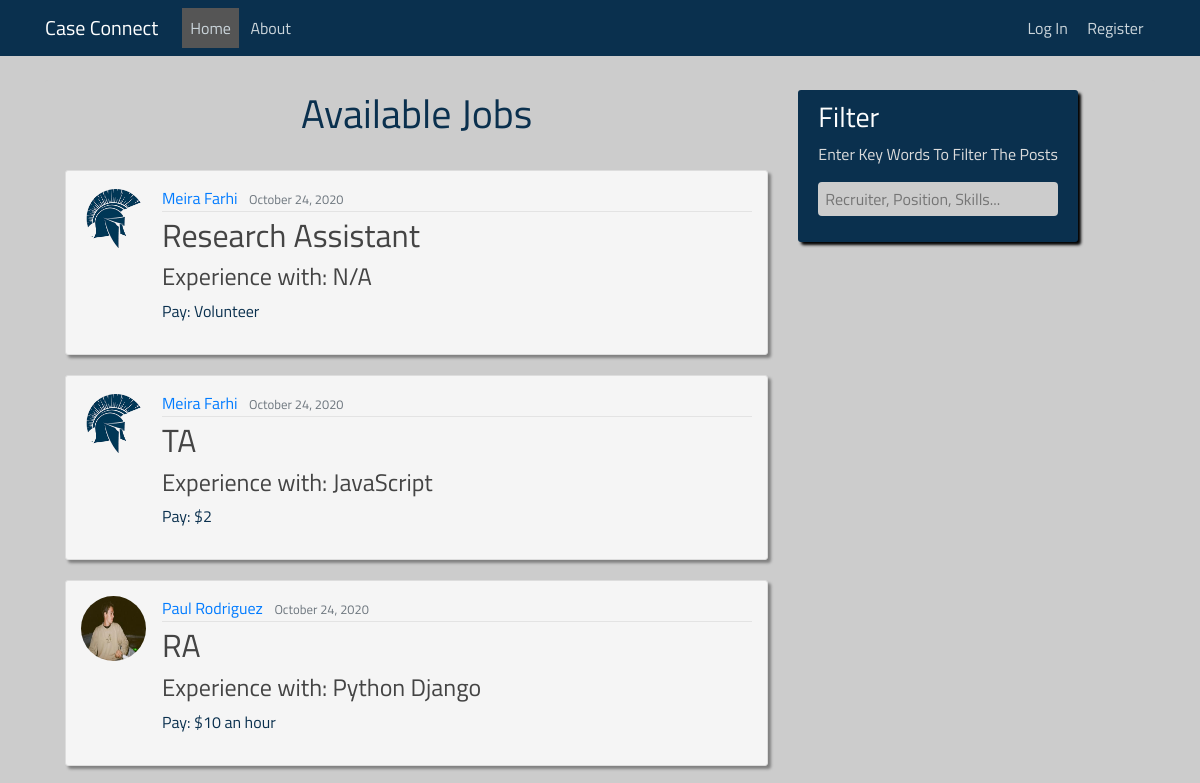
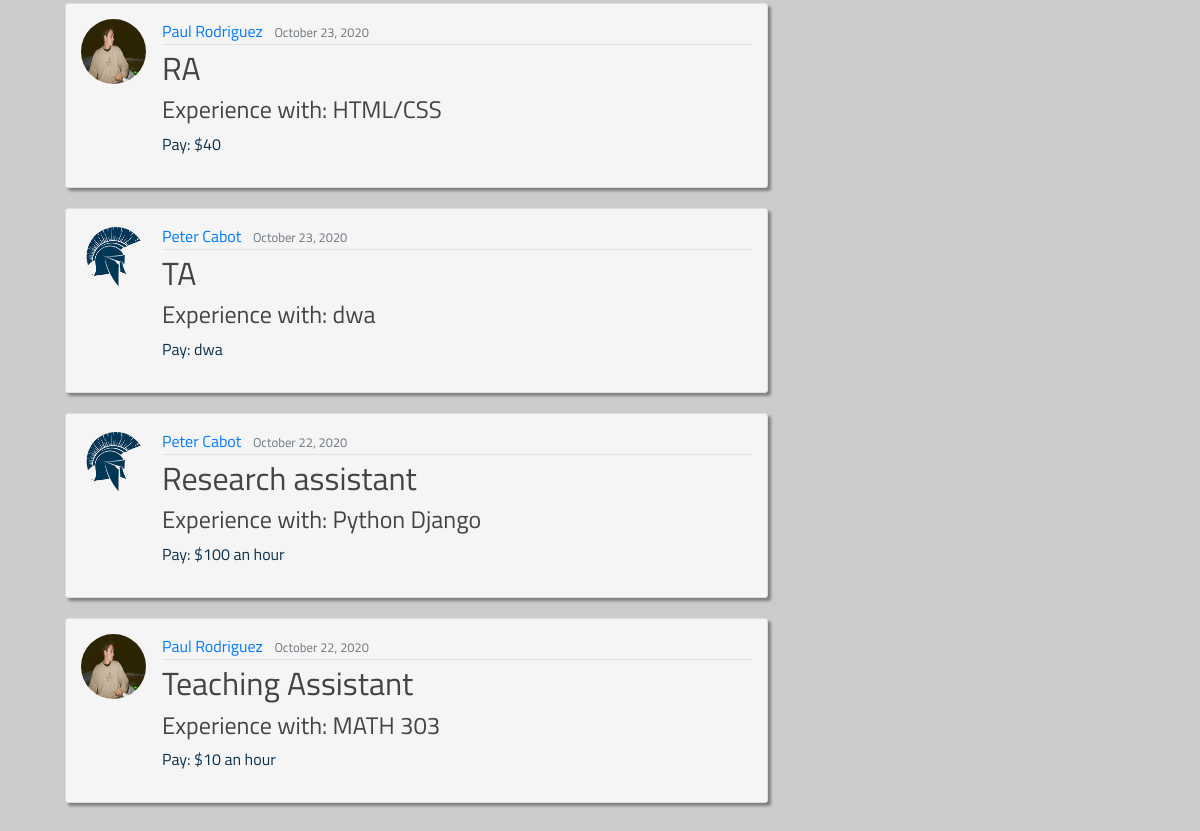
The app's page /, older data (2 pictures, top to bottom).
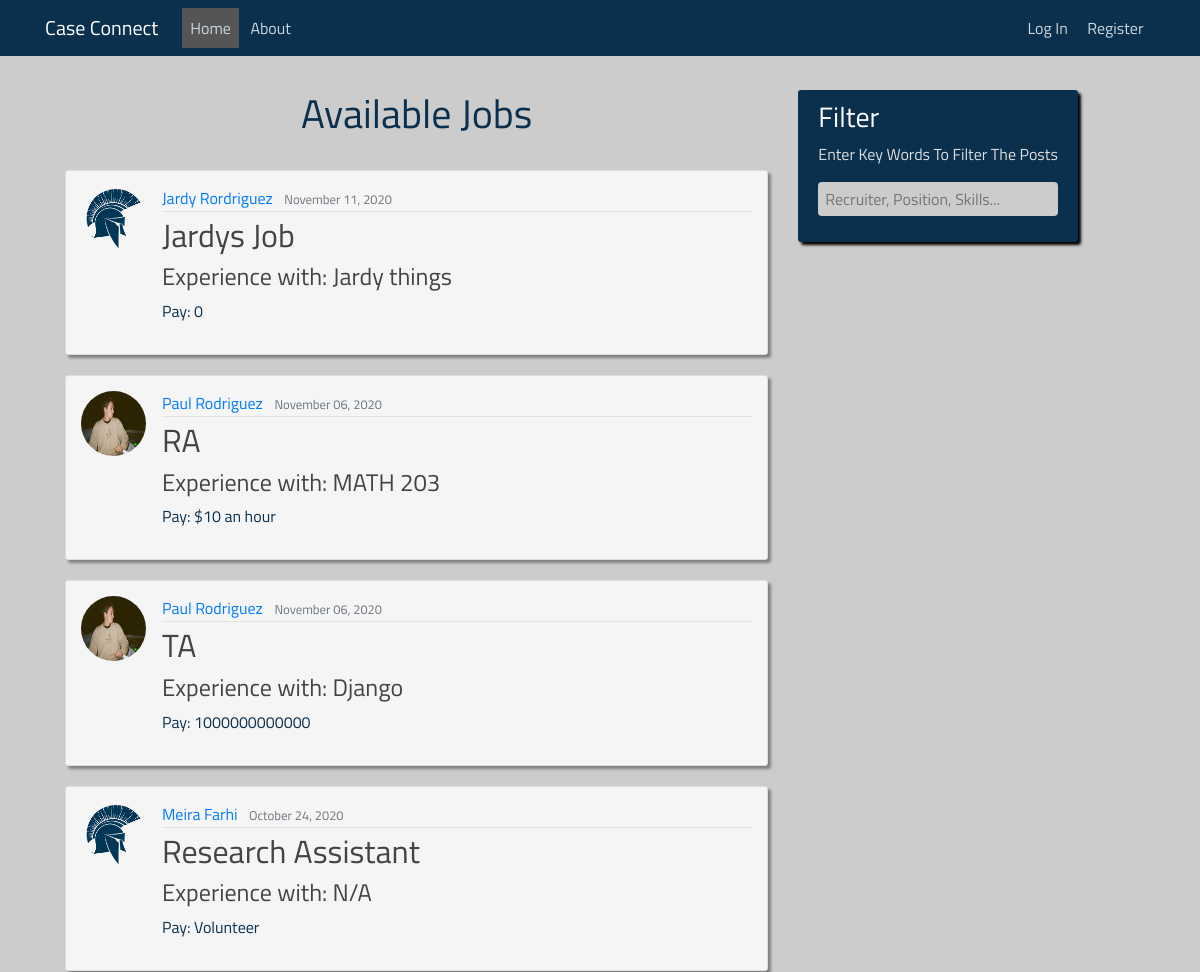
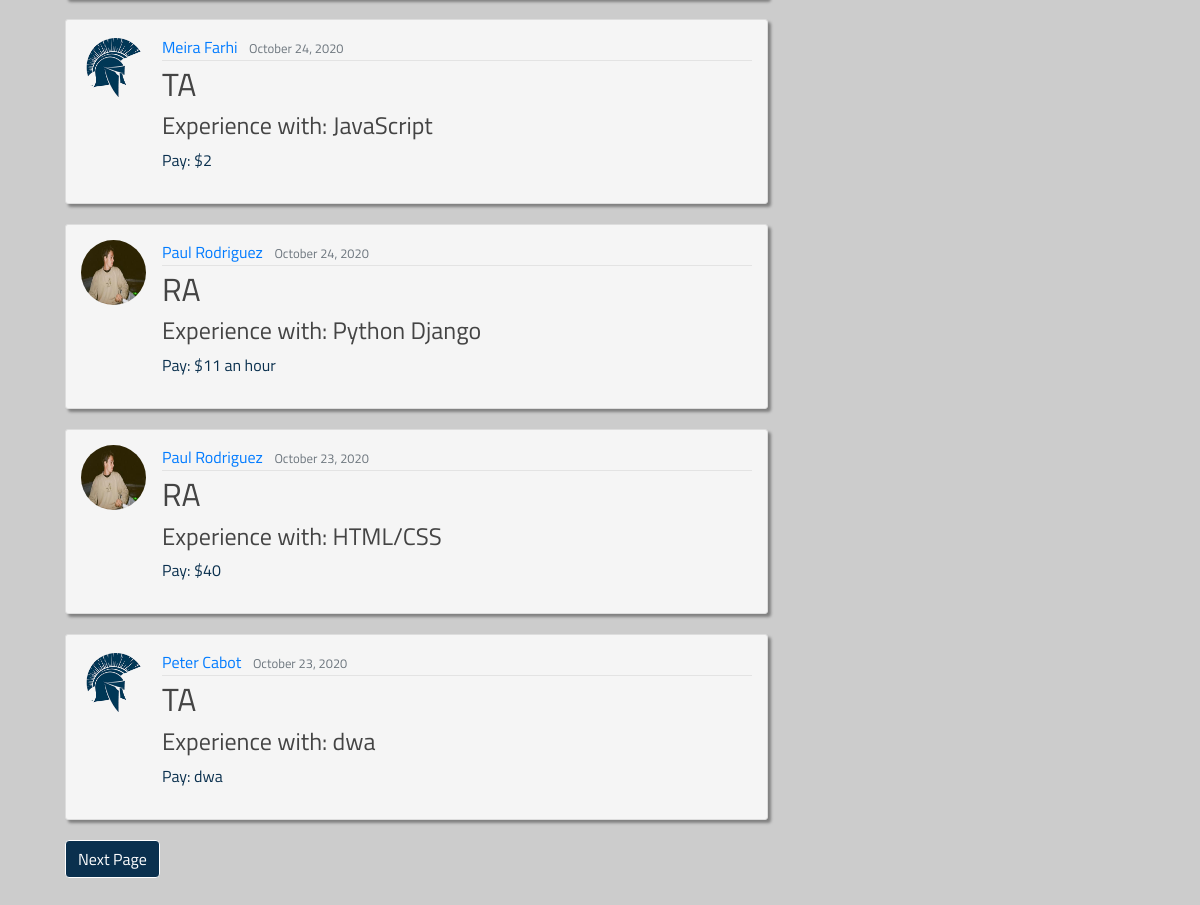
The same page, newer data (2 pictures, top to bottom).
### case_connecting/models.py (models this page shows, shortened)
class Post(models.Model):
    recruiter = models.ForeignKey(User, on_delete=models.CASCADE)
    position = models.CharField(max_length=200)
    knowledge = models.CharField(max_length=200)
    content = models.TextField()
    pay = models.CharField(max_length=200)
    date_posted = models.DateTimeField(default=timezone.now)

### users/models.py (models this page shows, shortened)
class Profile(models.Model):
    user = models.OneToOneField(User, on_delete=models.CASCADE)
    image = models.ImageField(default='default.jpg', upload_to='profile_pics')
    resume = models.FileField(default=None, upload_to='resumes')

### case_connecting/views.py (the view)
# urls.py: path('', PostListView.as_view(), name="case_connecting-home"),
class PostListView(ListView):
    model = Post
    template_name = 'case_connecting/home.html'
    context_object_name = 'posts'
    ordering = ['-date_posted']  # the most recent available jobs will be moved to the top
    paginate_by = 8  # the number of posts per page

### templates/case_connecting/home.html (shortened to what this page needs)
{% extends "case_connecting/base.html" %}
{% load static %}
{% block content %}
<head>
 <link rel="stylesheet" type="text/css" href="{% static 'case_connecting/home.css' %}">
</head>
<div class="content-section" id="posting-list">
    <div class="row">
        <div class="col-md-8">
            <div>
                <h1>Available Jobs</h1>
                <br>
            </div>
            {% for post in posts %}
            <article id="post" class="media content-section">
                <img class="rounded-circle article-img" src="{{ post.recruiter.profile.image.url }}">
                <div class="media-body">
                    <div class="article-metadata">
                        <a class="mr-2" href="{% url 'user-posts' post.recruiter.username %}">{{ post.recruiter.get_full_name }}</a>
                        <small class="text-muted">{{ post.date_posted|date:"F d, Y" }}</small>
                    </div>
                    <h2><a class="article-title" href="{% url 'post-detail' post.id %}">{{ post.position }}</a></h2>
                    <h4>Experience with: {{ post.knowledge }}</h4>
                    <p class="article-content">Pay: {{ post.pay }}</p>
                </div>
            </article>
            {% endfor %}
            {% if is_paginated %}
            {% if page_obj.has_next %}
            {% if page_obj.next_page_number == page_obj.paginator.num_pages %}
            <a class="btn btn-outline-info mb-4 button" href = "?page={{ page_obj.next_page_number }}">Next Page</a>
            {% else %}
            <a class="btn btn-outline-info mb-4 button" href = "?page={{ page_obj.next_page_number }}">Next Page</a>
            <a class="btn btn-outline-info mb-4 button" href = "?page={{ page_obj.paginator.num_pages }}">Last Page</a>
            {% endif %}
            {% endif %}
            {% endif %}
        </div>
        <div class="col-md-4">
            <div class="content-section" id="filter">
                <h3 id="filtertext1">Filter</h3>
                <p id="filtertext2"> Enter Key Words To Filter The Posts
                <ul class="list-group">
                    <form method="get" action="{% url 'case_connecting-search' %}">
                        <input name="q" id="id_q" value="{{ request.GET.q }}" placeholder="Recruiter, Position, Skills...">
                    </form>
                </ul>
                </p>
            </div>
        </div>
    </div>
</div>
{% endblock %}

Row changes from the older to the newer data that the page shows:
no longer on this page (row unchanged): Post: recruiter.profile.image (placeholder picture), recruiter.get_full_name "Peter Cabot", date_posted "October 22, 2020", position "Research assistant", knowledge "Python Django", pay "$100 an hour"
no longer on this page (row unchanged): Post: recruiter.profile.image (picture), recruiter.get_full_name "Paul Rodriguez", date_posted "October 22, 2020", position "Teaching Assistant", knowledge "MATH 303", pay "$10 an hour"
added Post: recruiter.profile.image (placeholder picture), recruiter.get_full_name "Jardy Rordriguez", date_posted "November 11, 2020", position "Jardys Job", knowledge "Jardy things", pay "0"
added Post: recruiter.profile.image (picture), recruiter.get_full_name "Paul Rodriguez", date_posted "November 06, 2020", position "RA", knowledge "MATH 203", pay "$10 an hour"
added Post: recruiter.profile.image (picture), recruiter.get_full_name "Paul Rodriguez", date_posted "November 06, 2020", position "TA", knowledge "Django", pay "1000000000000"
changed Post "Python Django": pay "$10 an hour" → "$11 an hour"
Text that changed along with them:
text now shown: "Next Page"
